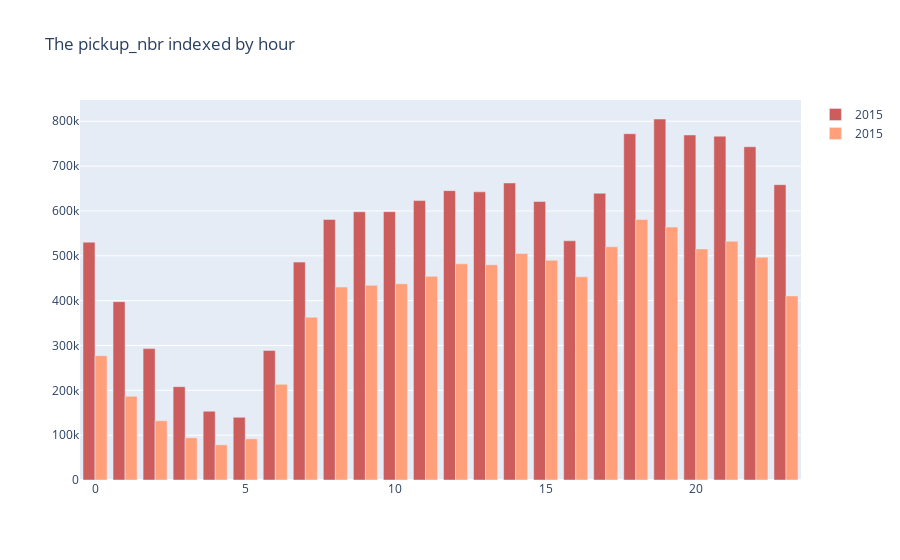

Source (notebook cell):
### Code cell
df_15_hour_pickup_nbr = df_15.groupby(col('year'),col('hour')).agg(fn.count(col('*')).alias('pickup_nbr'))

df_18_hour_pickup_nbr = df_18.groupby(col('year'),col('hour')).agg(fn.count(col('*')).alias('pickup_nbr'))

df_hour_pickup_nbr = df_15_hour_pickup_nbr.union(df_18_hour_pickup_nbr)

plot_4_1_charts(df_hour_pickup_nbr,'hour','pickup_nbr')

### Figure 1 — Plotly figure (JSON) as saved in the notebook; plotly's stock layout.template omitted (floating-point values rounded to 4 significant figures)
{"data": [{"marker": {"color": "indianred"}, "name": "2015", "type": "bar", "x": [19, 2, 12, 17, 13, 21, 0, 4, 8, 14, 11, 9, 22, 16, 10, 3, 23, 7, 15, 6, 18, 1, 5, 20], "y": [805082, 293013, 645329, 639569, 642621, 766798, 530319, 153462, 581053, 662509, 623144, 598237, 743168, 533445, 598433, 208129, 658638, 485942, 621062, 288989, 772263, 397676, 139908, 769473]}, {"marker": {"color": "lightsalmon"}, "name": "2015", "type": "bar", "x": [22, 14, 10, 17, 1, 3, 8, 0, 21, 5, 16, 18, 19, 23, 13, 9, 7, 12, 11, 20, 6, 15, 2, 4], "y": [496790, 505122, 437579, 520188, 186652, 94109, 430307, 277260, 532458, 91826, 453063, 581104, 563985, 410619, 479939, 434235, 363047, 482050, 454353, 515335, 213363, 490021, 132146, 78448]}], "layout": {"barmode": "group", "title": {"text": "The pickup_nbr indexed by hour"}}}
